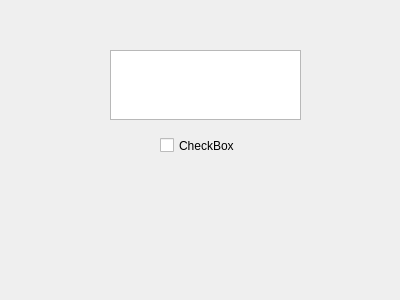
<?xml version="1.0" encoding="UTF-8"?>
<ui version="4.0">
 <class>Task</class>
 <widget class="QWidget" name="Task">
  <property name="geometry">
   <rect>
    <x>0</x>
    <y>0</y>
    <width>400</width>
    <height>300</height>
   </rect>
  </property>
  <property name="windowTitle">
   <string>Form</string>
  </property>
  <widget class="QCheckBox" name="checkbox">
   <property name="geometry">
    <rect>
     <x>160</x>
     <y>130</y>
     <width>91</width>
     <height>31</height>
    </rect>
   </property>
   <property name="text">
    <string>CheckBox</string>
   </property>
  </widget>
  <widget class="QPlainTextEdit" name="Mitext">
   <property name="geometry">
    <rect>
     <x>110</x>
     <y>50</y>
     <width>191</width>
     <height>70</height>
    </rect>
   </property>
  </widget>
 </widget>
 <resources/>
 <connections/>
</ui>
